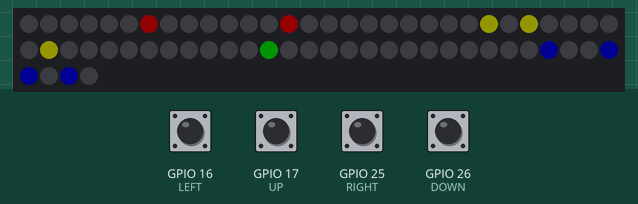
This sketch was run on a simulated ESP32. On the bench: 64 RGB LEDs in strip order, left to right, continuing on the next row. The test bench sets the inputs (shaded band); at power-on: GPIO 16 (LEFT), GPIO 17 (UP), GPIO 25 (RIGHT), GPIO 26 (DOWN) LOW. Dim RGB values are drawn brighter than linear; what the sketch prints to the serial monitor is not drawn.

Above: at 7.3 s.
At 8.1 s:
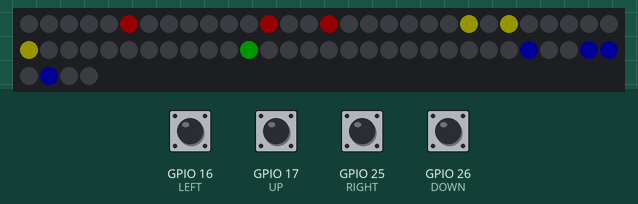
At 23.4 s:
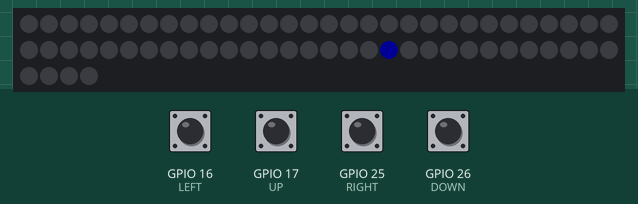
25.6 s: GPIO 16 (LEFT) pulled HIGH for 0.15 s
Timing chart, 0 to 28.6 s (numbered marks = the images above; inputs shaded):
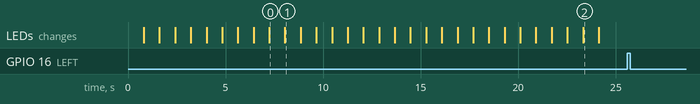

The sketch:

4_pantalla_alfombra.ino
```cpp
//VAMOS A PROBAR LA pantalla1 Y LA ALFOMBRA DEL JUEGO
//TENDREMOS UNA CANCION DE BAILE DEFINIDA DE FORMA FIJA
#include <Adafruit_NeoPixel.h>
#define PIN 14  //pin de la Wemos esp32 para data
#define LEFT 16
#define UP 17
#define RIGHT 25
#define DOWN 26
#define NUMPIXELS 64

Adafruit_NeoPixel pantalla1(NUMPIXELS, PIN, NEO_GRB + NEO_KHZ800);

//COLORES DE LAS FILAS DE LA pantalla1
uint32_t colorL=pantalla1.Color(255, 0, 0); //color rojo
uint32_t colorU=pantalla1.Color(255, 255, 0); //color amarillo
uint32_t colorR=pantalla1.Color(0, 255, 0); //color verde
uint32_t colorD=pantalla1.Color(0, 0, 255); //color azul

//VARIABLES Y BANDERAS
bool start=true;
char equipo[]="PIKORO";
volatile int puntos=0;
int tiempo=800;
unsigned long myTime=0;
//OJO EL TAMAÑO NO ES DINAMICO SINO QUE DEBE EDITARSE
// 16 en blanco antes y 16 despues mas los 15 pasos de la cancion
#define MAXCANCION 47
char cancion[]="LUDURDDLDULLRLD";  //15 pasos por turno
#define NUMPASOS 15
bool cancionBailada[MAXCANCION][4];
int contador=0;

void setup(){
  pinMode(LEFT,INPUT);
  pinMode(UP,INPUT);
  pinMode(RIGHT,INPUT);
  pinMode(DOWN,INPUT);
  Serial.begin(9600);
  attachInterrupt(LEFT,isrleft,RISING);
  attachInterrupt(UP,isrup,RISING);
  attachInterrupt(RIGHT,isrright,RISING);
  attachInterrupt(DOWN,isrdown,RISING);
  pantalla1.begin(); //inicializamos
  pantalla1.show();  // Turn OFF all pixels ASAP
  pantalla1.setBrightness(20);// Set BRIGHTNESS to about 1/5 (max = 255)
  configurarMatriz();
}

void loop(){
    pantalla1.clear();
    pantalla1.show();
    if(start){
      for(int i=0; i<16; i++){
        for(int j=0; j<4; j++){
          if(cancionBailada[contador+i][j]){
            switch(j){
              case 0:
                pantalla1.setPixelColor(i,colorL);
                break;
              case 1:
                pantalla1.setPixelColor(i+16,colorU);
                break;
              case 2:
                pantalla1.setPixelColor(i+32,colorR);
                break;
              case 3:
                pantalla1.setPixelColor(i+48,colorD);
                break;
            }
          }
        }
      }
      pantalla1.show();
      delay(tiempo);
      contador++;
      //nos salimos cuando hemos recorrido las filas de la cancion +16
      if(contador==(NUMPASOS+16)){
        terminarJuego();
      }
    }// fin de start == true

}


//metodo que toma la cancion y llena la matriz de baile
void configurarMatriz(){
  //primero ponemos todo a false
  for(int i=0; i<MAXCANCION; i++){
    for(int j=0; j<4; j++){
      cancionBailada[i][j]=false;
    }
  }
  //ahora llenamos la matriz
  //Serial.println(sizeof(cancion)-1);
  for(int i=0; i<NUMPASOS; i++){
    switch(cancion[i]){
      case 'L':
        cancionBailada[15+i][0]=true;
        break;
      case 'U':
        cancionBailada[15+i][1]=true;
        break;
      case 'R':
        cancionBailada[15+i][2]=true;
        break;
      case 'D':
        cancionBailada[15+i][3]=true;
        break;
    }
  }
}

void isrleft(){
  if(start){
    if(pantalla1.getPixelColor(0)==colorL){
      puntos++;
    }
  }else{
    reportarseOnline();
  }
}


void isrup(){
  if(start){
    if(pantalla1.getPixelColor(16)==colorU){
      puntos++;
    }
  }else{
    reportarseOnline();
  }
}

void isrright(){
  if(start){
    if(pantalla1.getPixelColor(32)==colorR){
      puntos++;
    }
  }else{
    reportarseOnline();
  }
}

void isrdown(){
  if(start){
    if(pantalla1.getPixelColor(48)==colorD){
      puntos++;
    }
  }else{
    reportarseOnline();
  }
}

void reportarseOnline(){
  Serial.println(equipo);
}

void terminarJuego(){
  Serial.println("PUNTOS DEL EQUIPO");
  //imprimo la cadena de texto = equipo + ',' + puntos
  Serial.print(equipo);
  Serial.print(",");
  Serial.println(puntos);
  puntos=0;
  start=false;
}
```

Measured:
- after the input at 25.6 s, every drawn part: stays the same
- what the display in image 0 shows lasts 0.8 s, from 7.2 s to 8.0 s
